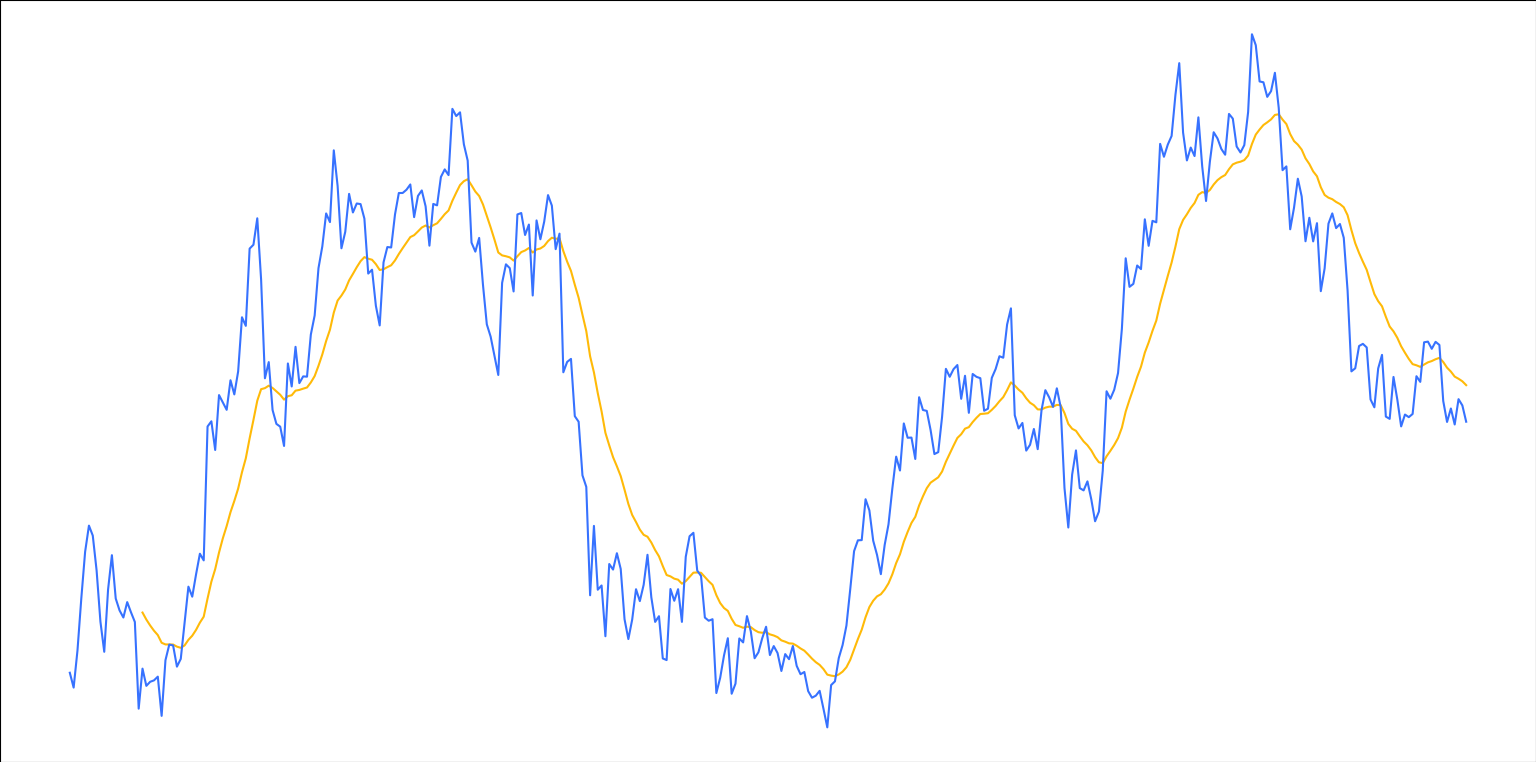

Generate this figure with Python:
import Candle
from EMA import EMA

data = yf.download('BTC-USD', '2021-1-4', '2022-1-4').to_dict()

OPENs = [data['Open'][o] for o in data['Open']]
CLOSEs = [data['Close'][c] for c in data['Close']]
HIGHs = [data['High'][h] for h in data['High']]
LOWs = [data['Low'][l] for l in data['Low']]

candles = [Candle(OPENs[i], HIGHs[i], LOWs[i], CLOSEs[i]) for i in range(len(LOWs))]
ema20 = EMA(candles, length=20)
plt.plot(ema20, color='#ffba08')

closes = [candle.c for candle in candles]
plt.plot(closes, color='#3772FF')

plt.show()
